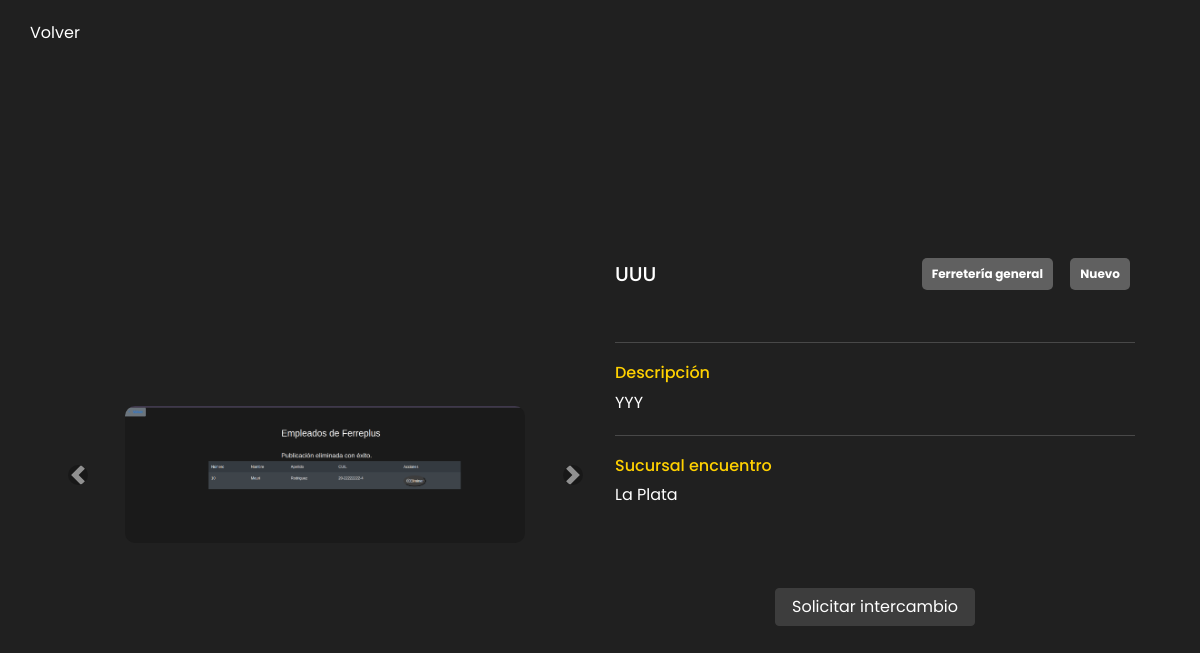
The app's page /publicacion/2/ (signed in) with its own data.
### vista_usuario/models.py (models this page shows, shortened)
class Imagen(models.Model):
    imagen = models.ImageField(upload_to='imagenes/')

class Publicacion(models.Model):
    NUEVO = 'nuevo'
    USADO = 'usado'
    ESTADOS_CHOICES = [
        (NUEVO, 'Nuevo'),
        (USADO, 'Usado'),
    ]
    CATEGORIA_CHOICES = [
        ('Electricidad', 'Electricidad'),
        ('Ferretería general', 'Ferretería general'),
        ('Construcción', 'Construcción'),
        ('Herramientas', 'Herramientas'),
        ('Jardinería', 'Jardinería'),
        ('Protección personal', 'Protección personal'),
    ]
    titulo = models.CharField(max_length=100)
    estado = models.CharField(max_length=10, choices=ESTADOS_CHOICES, default=NUEVO)
    categoria = models.CharField(max_length=50, choices=CATEGORIA_CHOICES)
    sucursal = models.ForeignKey(Sucursal, on_delete=models.SET_NULL, null=True)
    descripcion = models.TextField()
    autor = models.ForeignKey(User, on_delete=models.CASCADE)
    es_privada = models.BooleanField(default=False)
    parte_oferta = models.BooleanField(default=False)
    imagenes = models.ManyToManyField(
        'Imagen',
        related_name='publicaciones',
    )  # Relación ManyToMany con Imagen

### vista_administrador/models.py (models this page shows)
class Sucursal(models.Model):
    nombre = models.CharField(max_length=100)
    direccion = models.CharField(max_length=100)

### ferreplus/modulos/modulos_inicio_sesion.py (the view)
    def wrapper(request, *args, **kwargs):
        if not request.user.is_authenticated or request.user.is_staff or request.user.is_superuser:
            return HttpResponse("No tienes permiso para acceder a esta página.")
        return view_func(request, *args, **kwargs)

### ferreplus/modulos/modulos_inicio_sesion.py (called while the page is built)
def normal_required(view_func):
    def wrapper(request, *args, **kwargs):
        if not request.user.is_authenticated or request.user.is_staff or request.user.is_superuser:
            return HttpResponse("No tienes permiso para acceder a esta página.")
        return view_func(request, *args, **kwargs)
    return wrapper

### vista_usuario/middelwares/middelware.py (called while the page is built)
    def __call__(self, request):
        response = self.get_response(request)
        if request.path == reverse('cerrar_sesion') and request.user.is_authenticated:
            return redirect('inicio')  # Redirige a la página de inicio después de cerrar sesión
        return response

### vista_usuario/views.py (called while the page is built)
@login_required
@normal_required
def detalle_publicacion(request, publicacion_id):
    publicacion = get_object_or_404(Publicacion, id=publicacion_id)
    imagenes = publicacion.imagenes.all()
    return render(request, os.path.join(TEMPLATE_DIR, 'vista_usuario','detalle_publicacion.html'), {'publicacion': publicacion, 'imagenes': imagenes})

### templates/vista_usuario/detalle_publicacion.html (shortened to what this page needs)
<!DOCTYPE html>
<html lang="es">
<head>
    <link href="https://stackpath.bootstrapcdn.com/bootstrap/4.5.2/css/bootstrap.min.css" rel="stylesheet">
    <link href="https://cdn.jsdelivr.net/npm/bootstrap-icons@1.10.3/font/bootstrap-icons.css" rel="stylesheet">
    <link href='https://unpkg.com/boxicons@2.1.4/css/boxicons.min.css' rel='stylesheet'>
    {% load static %}
    <link rel="stylesheet" type="text/css" href="{% static 'css/detalles_publicacion.css' %}">
</head>
<body>
    <div class="custom-container">
        <button id="BotonVolver" class="btn btn-secondary">
          <a href="{% url 'pagina_principal' %}">
            <i class='bx bx-chevron-left'>
              <span>Volver</span>
            </i>
          </a>
        </button>
      </div>
    <div class="container">
        <div class="row">
            <div class="col-md-6 p-0">
                <div class="carousel-container">
                    <div id="carousel{{ publicacion.id }}" class="carousel slide" data-ride="carousel">
                        <div class="carousel-inner">
                            {% for imagen in publicacion.imagenes.all %}
                            <div class="carousel-item{% if forloop.first %} active{% endif %}">
                                <img src="{{ imagen.imagen.url }}" class="d-block w-100" alt="Imagen de la publicación">
                            </div>
                            {% endfor %}
                        </div>
                        <a class="carousel-control-prev" href="#carousel{{ publicacion.id }}" role="button" data-slide="prev">
                            <span class="carousel-control-prev-icon" aria-hidden="true"></span>
                        </a>
                        <a class="carousel-control-next" href="#carousel{{ publicacion.id }}" role="button" data-slide="next">
                            <span class="carousel-control-next-icon" aria-hidden="true"></span>
                        </a>
                    </div>
                </div>
            </div>
            <div class="col-md-6 details-container">
                <div class="details-header">
                    <h5>{{ publicacion.titulo }}</h5>
                    <div class="badges">
                        <span class="badge badge-secondary">{{ publicacion.categoria }}</span>
                        <span class="badge badge-secondary">{{ publicacion.estado }}</span>
                    </div>
                </div>
                <hr class="custom-hr">
                <div class="details-body">
                    <div class="mb-3">
                        <h6>Descripción</h6>
                        <p>{{ publicacion.descripcion }}</p>
                    </div>
                    <hr class="custom-hr">
                    <div class="mb-3">
                        <h6>Sucursal encuentro</h6>
                        <p>{{ publicacion.sucursal.nombre }}</p>
                    </div>
                </div>
                <div class="details-footer">
                    <button class="btn btn-primary" data-toggle="modal" data-target="#ModalSeleccion">Solicitar intercambio</button>
                </div>
            </div>
        </div>
    </div>
</body>
</html>

### ferreplus/static/css/detalles_publicacion.css (style rules this page uses)
* { font-family: "Poppins", sans-serif; font-weight: 400; font-style: normal; box-sizing: border-box; }
body { color: white; min-height: 100%; background-color: #202020; }
.container { color: white; margin: 0 auto; justify-content: center; }
.carousel-container { height: 100vh; margin: 0 auto; max-width: 600px; display: flex; flex-direction: column; justify-content: center; }
.carousel-inner { margin: 0 auto; max-height: 400px; max-width: 400px; }
.carousel-item img { height: 100%; object-fit: cover; border: none; border-radius: 10px; }
.details-container { display: flex; flex-direction: column; justify-content: center; }
.details-header { display: flex; justify-content: space-between; align-items: center; margin-bottom: 2rem; }
.details-header h5 { margin-bottom: 0; }
.badges span { margin-left: 0.5rem; }
.details-body h6 { color: #ffd100; margin-bottom: 0.5rem; }
.details-footer { padding: 50px; margin: 0 auto; }
.custom-hr { background: #505050; margin: 20px 0; }
.carousel-control-prev, .carousel-control-next { width: 10%; }
.carousel-control-prev-icon, .carousel-control-next-icon { background-color: rgba(0, 0, 0, 0.5); border-radius: 50%; }
.badge { background-color: #606060; padding: 10px; border-radius: 5px; margin-left: 5px; margin-right: 5px; }
.custom-container { margin-top: 10px; margin-left: 20px; }
.custom-container button { background-color: transparent; color: #ffffff; border: none; padding: 10px; border-radius: 8px; cursor: pointer; text-decoration: none; }
.custom-container button a { color: inherit; text-decoration: none; }
.custom-container button i { vertical-align: middle; margin-right: 5px; }
.custom-container button span { vertical-align: top; }
.btn-primary { font-size: medium; background-color: #3d3d3d; border-color: #3d3d3d; color: #ffffff; transition: background-color 0.3s ease; width: 200px; margin: 15px; }
.row { padding: 20px; }
.col-md-6 { min-height: 400px; }

### records on screen
Imagen: imagen (picture)
Publicacion: titulo "UUU", categoria "Ferretería general", estado "Nuevo", descripcion "YYY", sucursal.nombre "La Plata"
